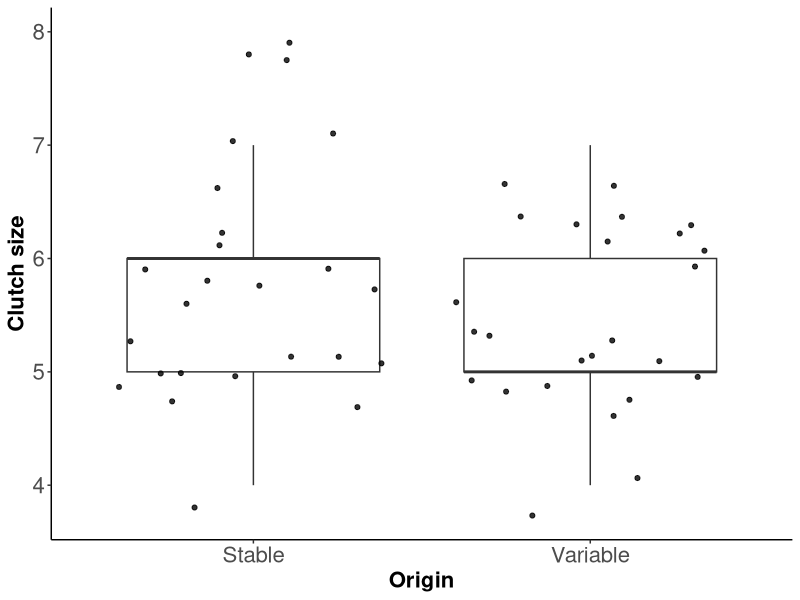

The R script that drew this image: (Note: this script raises an error after producing the figure.)
## ---- chunk 1
# tutors should use the setting in which all comments and code are visible
#knitr::opts_chunk$set(eval = TRUE, include = TRUE)

# instructions for the class should be generated without the code
knitr::opts_chunk$set(eval = TRUE, echo = FALSE, message = FALSE)

## ---- chunk 2

library(readxl)
library(tidyverse)

## ---- chunk 3
excel_sheets("2020-09-30-Learning-finches-database.xlsx")
breeding_ZF <- read_excel("2020-09-30-Learning-finches-database.xlsx", sheet = "breeding")
head(breeding_ZF)

## ---- chunk 4
# Method step by step
# making sure that each line has information about an egg, based on the column with egg number
breeding_ZF <- subset(breeding_ZF, eggno >="1")

#same can be achieved by filter
breeding_ZF <- filter(breeding_ZF, eggno >="1")

# arranging data by experimental group and box
by_pair <- group_by(breeding_ZF, Origin, box)

# creating new data frame in which information for each box is summarized (this could be done is separate steps)
pair_data <- summarise(by_pair, clutch_size = n(), mean_egg = mean(eggw))

# limiting the data set to rows with eggno = 1 and calculating the difference between startd and ldate  
breeding_ZF_1egg <- subset(breeding_ZF, eggno =="1")
by_pair_1egg <- group_by(breeding_ZF_1egg, Origin, box)
pair_data_1egg <- summarise(by_pair_1egg,latency = ldate - startd)

# joining the two data frames
by_pairs <- left_join (pair_data, pair_data_1egg, by = c("Origin", "box"))

head(by_pairs)


## Method using pipe
# the same as above in less steps, using pipe
by_pair_2 <- breeding_ZF %>% filter(eggno >=1) %>% group_by(Origin, box) %>% 
  summarise(clutch_size = n(),
            mean_egg_mass = mean(eggw))

## shorter code for column with latency using pipe 
pair_data_1egg_2 <- breeding_ZF %>% filter(eggno == 1) %>% group_by(Origin, box) %>% 
  summarise(latency = ldate - startd)

# joining using pipe
by_pair_2 <- by_pair_2 %>% left_join(pair_data_1egg_2, by = c("Origin", "box"))


# Method for summarizing all three variables: use mutate and minimum with summarise, then you don't have to use left_join

by_pair_3 <- breeding_ZF %>% filter(eggno >=1) %>% 
  mutate(d = ldate - startd) %>% group_by(Origin, box) %>% 
  summarise(clutch_size = n(),
            mean_egg_mass = mean(eggw),
            latency = min(d))

## ---- chunk 5

fig_1 <- ggplot(data=by_pairs, mapping = aes(x= Origin, y = clutch_size))+
  geom_boxplot(outlier.shape = NA)+
  geom_jitter(color="black", size=1.4, alpha=0.8) +
  ylab("Clutch size")+
  scale_x_discrete(breaks=c("STABLE","VARIABLE"),
        labels=c("Stable", "Variable"))+
  theme_classic()+
  theme( axis.text=element_text(size=16),
         axis.title=element_text(size=16,face="bold"))+
  ggsave("Fig-Clutch_size.jpg")
fig_1

fig_2 <- ggplot(data=by_pairs, mapping = aes(x= Origin, y = mean_egg))+
  geom_boxplot(outlier.shape = NA)+
  geom_jitter(color="black", size=1.4, alpha=0.8) +
  ylab("Mean egg mass [g]")+
  scale_x_discrete(breaks=c("STABLE","VARIABLE"),
        labels=c("Stable", "Variable"))+
  theme_classic()+
   theme( axis.text=element_text(size=16),
         axis.title=element_text(size=16,face="bold"))+
ggsave("Fig-Mean_egg_mass.jpg")
fig_2

fig_3 <- ggplot(data=by_pairs, mapping = aes(x= Origin, y = latency))+
  geom_boxplot(outlier.shape = NA)+
  geom_jitter(color="black", size=1.4, alpha=0.8) +
  ylab("Latency to clutch initaition [days]")+
  scale_x_discrete(breaks=c("STABLE","VARIABLE"),
        labels=c("Stable", "Variable"))+
  theme_classic()+
  theme( axis.text=element_text(size=16),
         axis.title=element_text(size=16,face="bold"))+
ggsave("Fig_Latency.jpg")
fig_3
